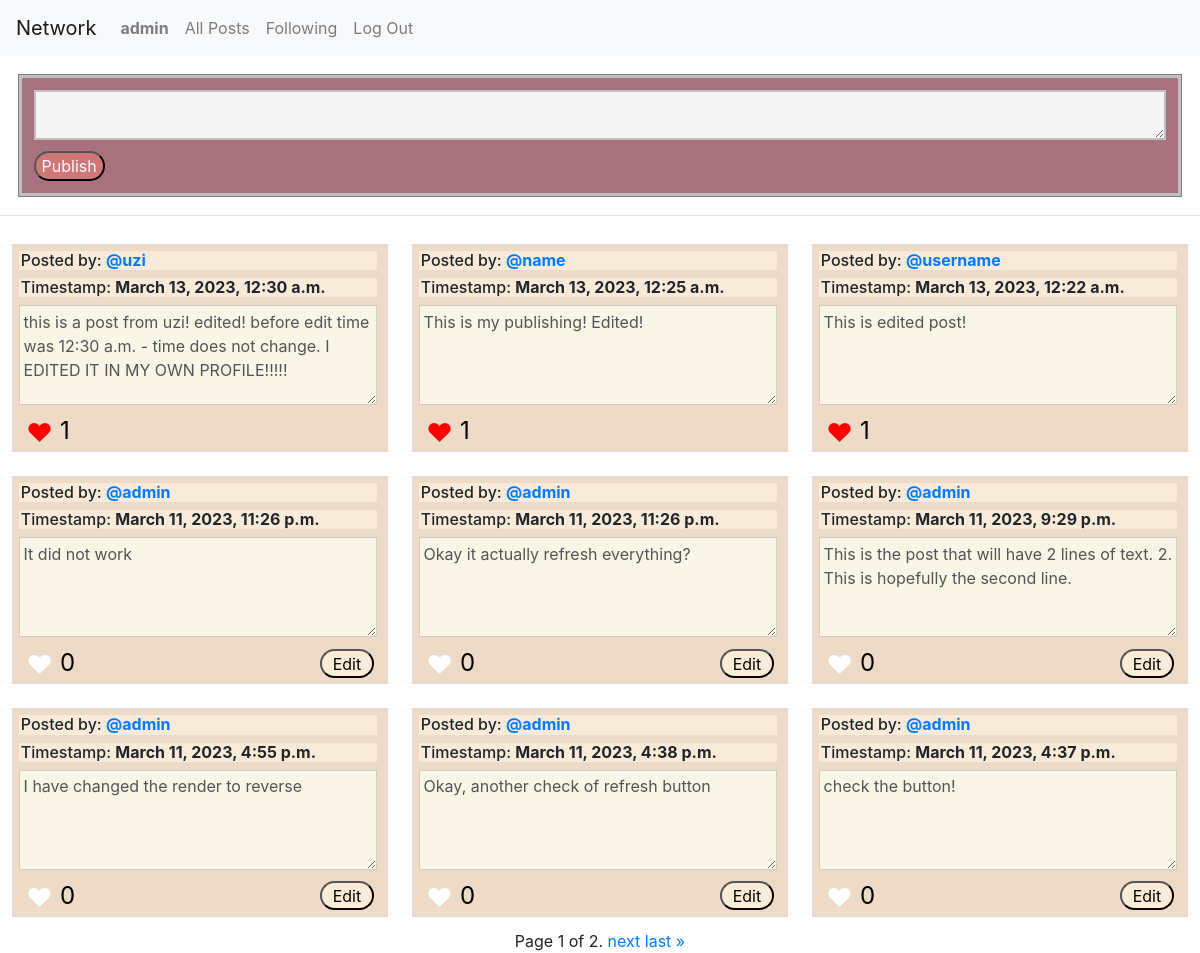
The app's page / (signed in) with its own data.
### network/models.py (models this page shows, shortened)
class User(AbstractUser):
    pass

class Post(models.Model):
    user = models.ForeignKey(User, on_delete=models.CASCADE, related_name="post_owner") #, null=True, blank=True)
    post = models.CharField(max_length=1000)
    timestamp = models.DateTimeField(auto_now_add=True)

### network/views.py (the view)
# urls.py: path("", views.index, name="index"),
def index(request):
    currentUser = request.user
    all_posts = Post.objects.order_by('-timestamp')
    paginator = Paginator(all_posts, 9)
    page_number = request.GET.get('page')
    page_obj = paginator.get_page(page_number)
    allLikes = Likes.objects.all()
    whatYouLiked = []
    try:
        for like in allLikes:
            whatYouLiked.append(like.post.id)
    except:
        whatYouLiked = []
    return render(request, "network/index.html", {
        "posts" : page_obj,
        "currentUser" : currentUser,
        "whatYouLiked" : whatYouLiked,
        "allLikes" : allLikes
    })

### network/templates/network/index.html (shortened to what this page needs)
{% extends "network/layout.html" %} {% block body %}
<div class="post">
  <form method="post" action="{% url 'post' %}" class="post-form">
    <textarea
      maxlength="1000"
      class="input-textarea"
      name="input-textarea-name"
    ></textarea>
    <br />
    <button class="btn-publish" type="submit">Publish</button>
  </form>
</div>
<hr />
<div class="post-content">
  {% for post in posts %}
  <div class="individual-post">
    <form
      method="post"
      action="{% url 'post_individual' post_id=post.id %}"
      class="btn-save-edit-form"
    >
      <h6 class="user-and-time">
        Posted by:
        <strong
          ><a
            href="{% url 'individual' id=post.user.id %}"
            id="user-{{ post.user.id }}"
            >@{{ post.user }}</a
          ></strong
        >
      </h6>
      <h6 class="user-and-time">
        Timestamp: <strong>{{ post.timestamp }}</strong>
      </h6>
      <div class="individual-post-content">
        <textarea class="post-text" name="post-text-edited" disabled>
{{post.post}}</textarea
        >
      </div>
      <div class="likes-and-edit">
        {% if post.id in whatYouLiked %}
        <p
          class="likes likes-liked"
          data-postid="{{post.id}}"
          data-whatYouLiked="{{whatYouLiked}}"
        >
          &#9829;
        </p>
        {% else %}
        <p
          class="likes likes-unliked"
          data-postid="{{post.id}}"
          data-whatYouLiked="{{whatYouLiked}}"
        >
          &#9829;
        </p>
        {% endif %}
        <p class="like-number">{{post.post_related_likes.count}}</p>
        {% if post.user == currentUser%}
        <button class="btn-edit-content">Edit</button>
        {% endif %}
      </div>
    </form>
  </div>
  {% endfor %}
</div>
<div class="pagination">
  <span class="step-links">
    <span class="current-page">
      Page {{ posts.number }} of {{ posts.paginator.num_pages }}.
    </span>
    {% if posts.has_next %}
    <a href="?page={{ posts.next_page_number }}">next</a>
    <a href="?page={{ posts.paginator.num_pages }}">last &raquo;</a>
    {% endif %}
  </span>
</div>
{% endblock %}

### network/templates/network/layout.html (shortened to what this page needs)
{% load static %}
<!DOCTYPE html>
<html lang="en">
  <head>
    <link
      rel="stylesheet"
      href="https://stackpath.bootstrapcdn.com/bootstrap/4.4.1/css/bootstrap.min.css"
    />
    <link href="{% static 'network/styles.css' %}" rel="stylesheet" />
  </head>
  <body>
    <nav class="navbar navbar-expand-lg navbar-light bg-light">
      <a class="navbar-brand" href="#">Network</a>
      <div>
        <ul class="navbar-nav mr-auto">
          {% if user.is_authenticated %}
          <li class="nav-item">
            <a class="nav-link" href="#"
              ><strong>{{ user.username }}</strong></a
            >
          </li>
          {% endif %}
          <li class="nav-item">
            <a class="nav-link" href="{% url 'index' %}">All Posts</a>
          </li>
          {% if user.is_authenticated %}
          <li class="nav-item">
            <a class="nav-link" href="{% url 'following_page' %}">Following</a>
          </li>
          <li class="nav-item">
            <a class="nav-link" href="{% url 'logout' %}">Log Out</a>
          </li>
          {% endif %}
        </ul>
      </div>
    </nav>
    <div class="body">{% block body %} {% endblock %}</div>
  </body>
</html>

### network/static/network/styles.css (style rules this page uses)
.post { display: flex; border: solid 1px grey; margin: 1.5%; }
.post-form { display: flex; flex-wrap: wrap; width: 100%; background-color: #a7727d; border: silver solid 3px; }
.input-textarea { background-color: whitesmoke; border: solid 2px silver; margin: 1%; height: 50px; width: 100%; }
.btn-publish { margin: 1%; margin-top: 0%; border-radius: 25px; background-color: #ce7777; color: ghostwhite; }
.post-content { display: flex; flex-wrap: wrap; justify-content: flex-start; }
.individual-post { display: flex; flex-direction: row; flex-wrap: wrap; align-content: flex-start; padding: 0.5% 0.5% 0% 0.5%; border: solid 1px gainsboro; margin: 1%; height: calc(100% / 2); width: calc(100% / 3 - 2%); background-color: #eddbc7; }
.btn-save-edit-form { display: block; width: 100%; align-self: center; margin-right: 1%; margin-left: auto; }
.user-and-time { width: 100%; background-color: #f8ead8; padding-left: 0.5%; }
.individual-post-content .post-text { width: 100%; flex-grow: 15; padding: 1%; background-color: #f9f5e7; height: 100px; overflow: auto; }
.likes-and-edit { display: flex; align-items: flex-start; width: 100%; height: 40px; }
.likes-liked { align-self: flex-start; color: red; font-size: 26px; margin-bottom: 1%; margin-top: 0.5%; padding-left: 2%; }
.likes-unliked { align-self: flex-start; color: white; font-size: 26px; margin-bottom: 1%; margin-top: 0.5%; padding-left: 2%; }
.like-number { align-self: flex-start; color: black; font-size: 24px; margin-bottom: 1%; margin-top: 0.5%; padding-left: 2%; }
.btn-edit-content { display: block; font-size: 16px; align-self: center; margin-right: 1%; margin-left: auto; width: 15%; height: 72%; border-radius: 15px; border: 1px solid groove; background-color: antiquewhite; }
.pagination { display: flex; justify-content: center; }

### records on screen
User: username "admin"
Post: user "uzi", timestamp "March 13, 2023, 12:30 a.m.", post-text-edited "this is a post from uzi! edited! before edit time was 12:30 a.m. - time does not change. I EDITED IT IN MY OWN PROFILE!!!!!", post_related_likes.count "1"
Post: user "name", timestamp "March 13, 2023, 12:25 a.m.", post-text-edited "This is my publishing! Edited!", post_related_likes.count "1"
Post: user "username", timestamp "March 13, 2023, 12:22 a.m.", post-text-edited "This is edited post!", post_related_likes.count "1"
Post: user "admin", timestamp "March 11, 2023, 11:26 p.m.", post-text-edited "It did not work", post_related_likes.count "0", shows "Edit"
Post: user "admin", timestamp "March 11, 2023, 11:26 p.m.", post-text-edited "Okay it actually refresh everything?", post_related_likes.count "0", shows "Edit"
Post: user "admin", timestamp "March 11, 2023, 9:29 p.m.", post-text-edited "This is the post that will have 2 lines of text. 2. This is hopefully the second line.", post_related_likes.count "0", shows "Edit"
Post: user "admin", timestamp "March 11, 2023, 4:55 p.m.", post-text-edited "I have changed the render to reverse", post_related_likes.count "0", shows "Edit"
Post: user "admin", timestamp "March 11, 2023, 4:38 p.m.", post-text-edited "Okay, another check of refresh button", post_related_likes.count "0", shows "Edit"
Post: user "admin", timestamp "March 11, 2023, 4:37 p.m.", post-text-edited "check the button!", post_related_likes.count "0", shows "Edit"

### other values on screen
{{ posts.number }} "1"
{{ posts.paginator.num_pages }} "2"
